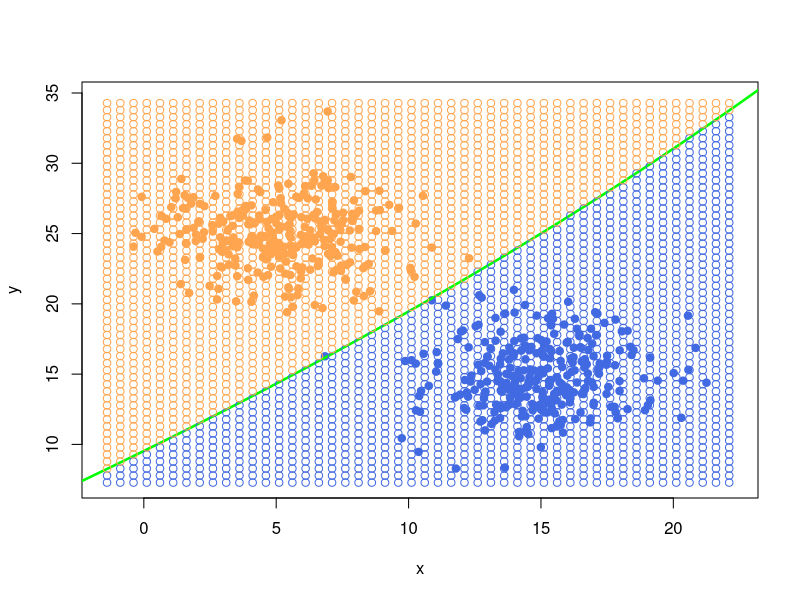

Write R code to recreate this figure.
library(MASS)

estimateMu <- function(x)
{
  m <- dim(x)[2]
  mu <- matrix(NA, 1, m)
  for(i in 1:m)
  {
    mu[1,i] <- mean(x[,i])
  }
  return(mu)
}

estimateSigma <- function(x,mu)
{
  n <- dim(x)[1]
  m <- dim(x)[2]
  sigma <- matrix(0, m, m)
  for(i in 1:n)
  {
    
    sigma <- sigma + (t(x[i,]-mu) %*% (x[i,]-mu))
    
  }
  return(sigma/(n - 1))
}

coef <- function(mu1,mu2,sigma1,sigma2)
{
  
  invsigma1 <- solve(sigma1)
  invsigma2 <- solve(sigma2)
  
  a <- invsigma1 - invsigma2
  A <- a[1,1]
  B <- a[2,2]
  C <- 2 * a[1,2]
  
  b <- invsigma1 %*% t(mu1) - invsigma2 %*% t(mu2)
  D <- -2 * b[1,1]
  E <- -2 * b[2,1]
  
  F <- c(log(det(sigma1)) - log(det(sigma2)) + mu1 %*% invsigma1 %*% t(mu1) - mu2 %*% invsigma2 %*% t(mu2))
  
  func <- function(x, y) {
    x^2*A + y^2*B + x*y*C + x*D + y*E + F
  }
  return(func)
}

n<-300
sigma1 <- matrix(c(5, 0, 0, 5), 2, 2)
sigma2 <- matrix(c(5, 0, 0, 5), 2, 2)

mu1 <- c(5, 25)
mu2 <- c(15, 15)

xy1 <- mvrnorm(n=n, mu = mu1, Sigma = sigma1)
xy2 <- mvrnorm(n=n, mu = mu2, Sigma = sigma2)

plotxmin <- min(xy1[,1], xy2[,1]) - 1
plotymin <- min(xy1[,2], xy2[,2]) - 1
plotxmax <- max(xy1[,1], xy2[,1]) + 1
plotymax <- max(xy1[,2], xy2[,2]) + 1
plot(xy1[,1],xy2[,2], type="n", xlab = "x", ylab = "y", xlim=c(plotxmin, plotxmax), ylim = c(plotymin, plotymax))

colors <- c("tan1", "royalblue")
points(xy1, pch=21, col=colors[1], bg=colors[1])
points(xy2, pch=21, col=colors[2], bg=colors[2])

mu1 <- estimateMu(xy1)
mu2 <- estimateMu(xy2)

sigma1 <- estimateSigma(xy1,mu1)
sigma2 <- estimateSigma(xy2,mu2)

X <- seq(plotxmin-5, plotxmax+5, len = 500)
Y <- seq(plotymin-5, plotymax+5, len = 500)

f <- coef(mu1,mu2,sigma1,sigma2)
Z <- outer(X, Y, f)

contour(X, Y, Z, levels = 0, add = TRUE, drawlabels = TRUE, lwd = 2.5,col="green")

x <- min(xy1[,1], xy2[,1]) - 1
while(x < max(xy1[,1], xy2[,1]) + 1)
{
  y <- min(xy1[,2], xy2[,2]) - 1
  while(y < max(xy1[,2], xy2[,2]) + 1)
  {
    
    xy <- c(x,y)
    p <- f(xy[1],xy[2])
    if(p<0)
    {
      points(xy[1],xy[2], col=colors[1])
    }
    if(p>0)
    {
      points(xy[1],xy[2],pch=21, col=colors[2])
    }
    y <- y+0.5
  }
  x <- x+0.5
} 
